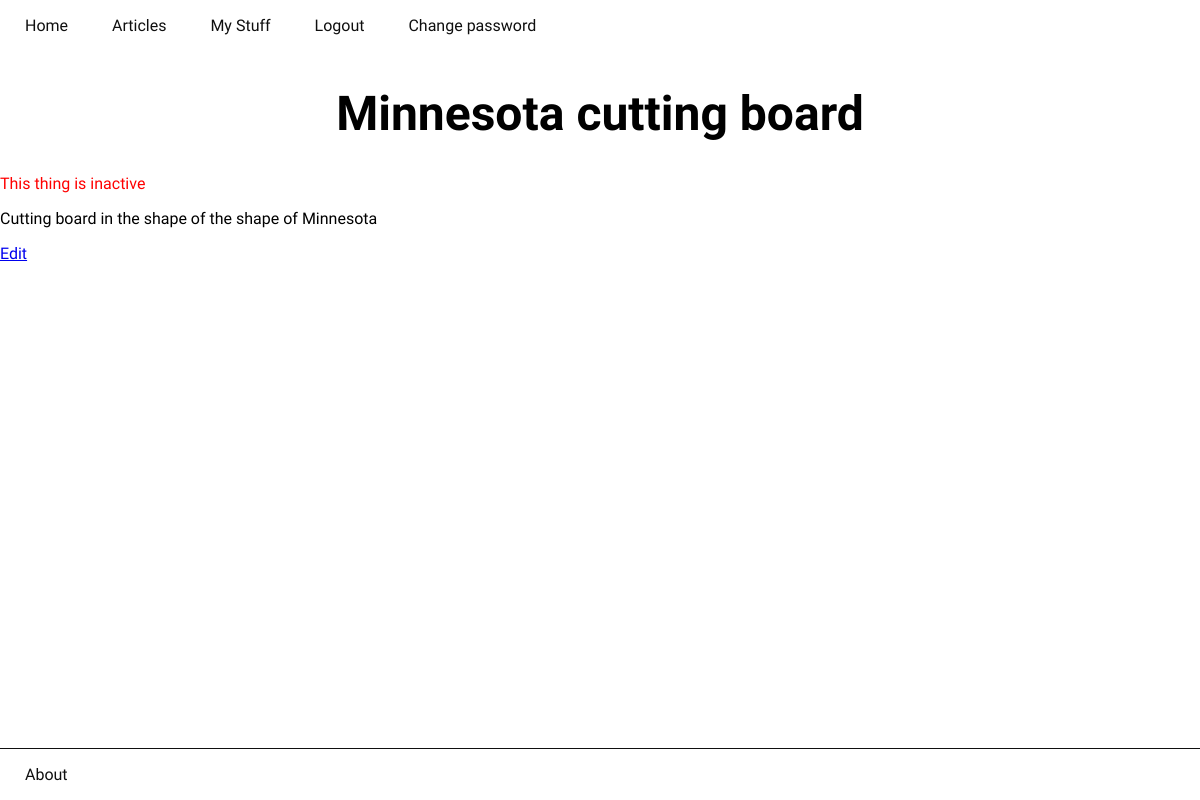
The app's page /things/minnesota-cutting-board/ (signed in), older data.
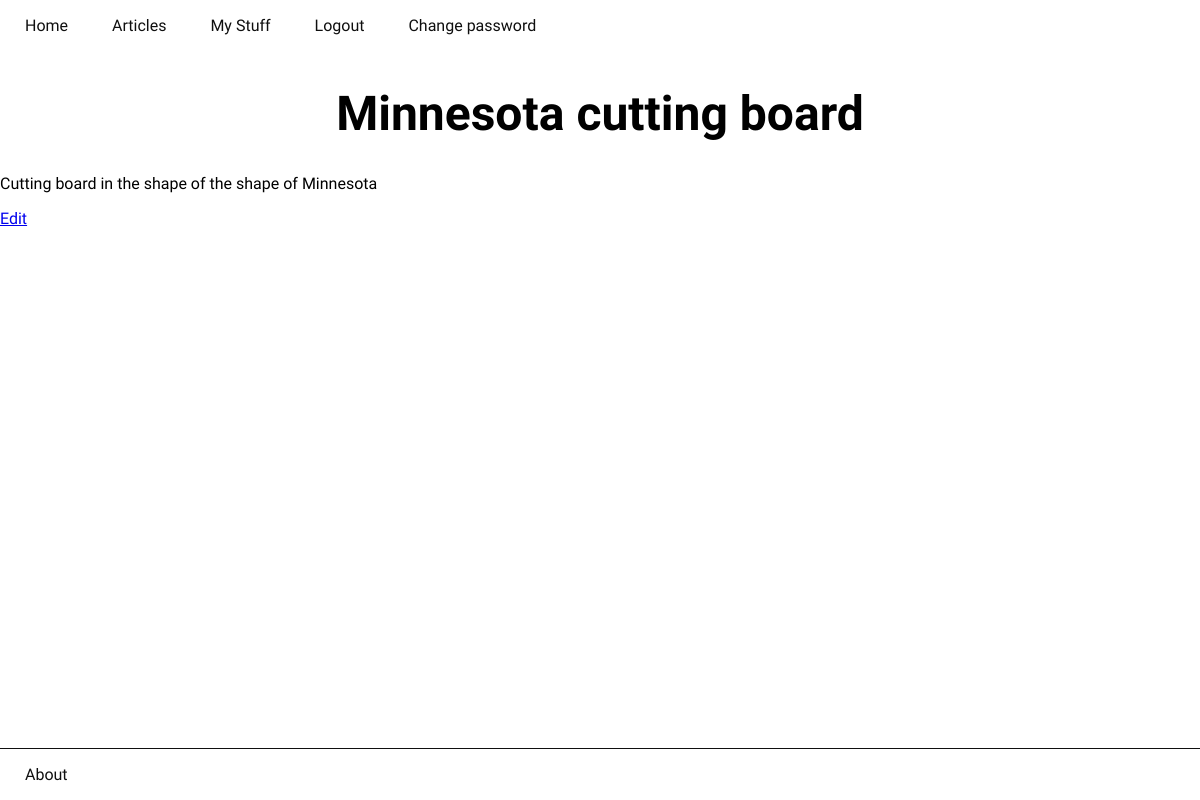
The same page, newer data.
### inventory/views.py (the view)
# urls.py: url(r'^things/(?P<slug>[-\w]+)/$', views.thing_detail,
@login_required
def thing_detail(request, slug):
	thing = Thing.objects.get(slug=slug)
	tags = thing.tags.all()
	if (not request.user.is_superuser and thing.user != request.user):
		raise Http404
	return render (request, 'things/thing_detail.html', {
		'thing': thing,
		'tags': tags,
	})

### inventory/templates/things/thing_detail.html (shortened to what this page needs)
{% extends 'base.html' %}
{% block content %}
	<h1>{{ thing.name }}</h1>
	{% if thing.active == False %}
		<p class="inactive-warning">This thing is inactive</p>
	{% endif %}
	<p>{{ thing.description }}</p>
	{% if user == thing.user %}
		<p>
			<a href="{% url 'edit_thing' slug=thing.slug %}">
				Edit
			</a>
		</p>
	{% endif %}
{% endblock content %}

Row changes from the older to the newer data that the page shows:
changed Thing "Minnesota cutting board": active False → True (drawn)
Text that changed along with them:
text no longer shown: "This thing is inactive"
